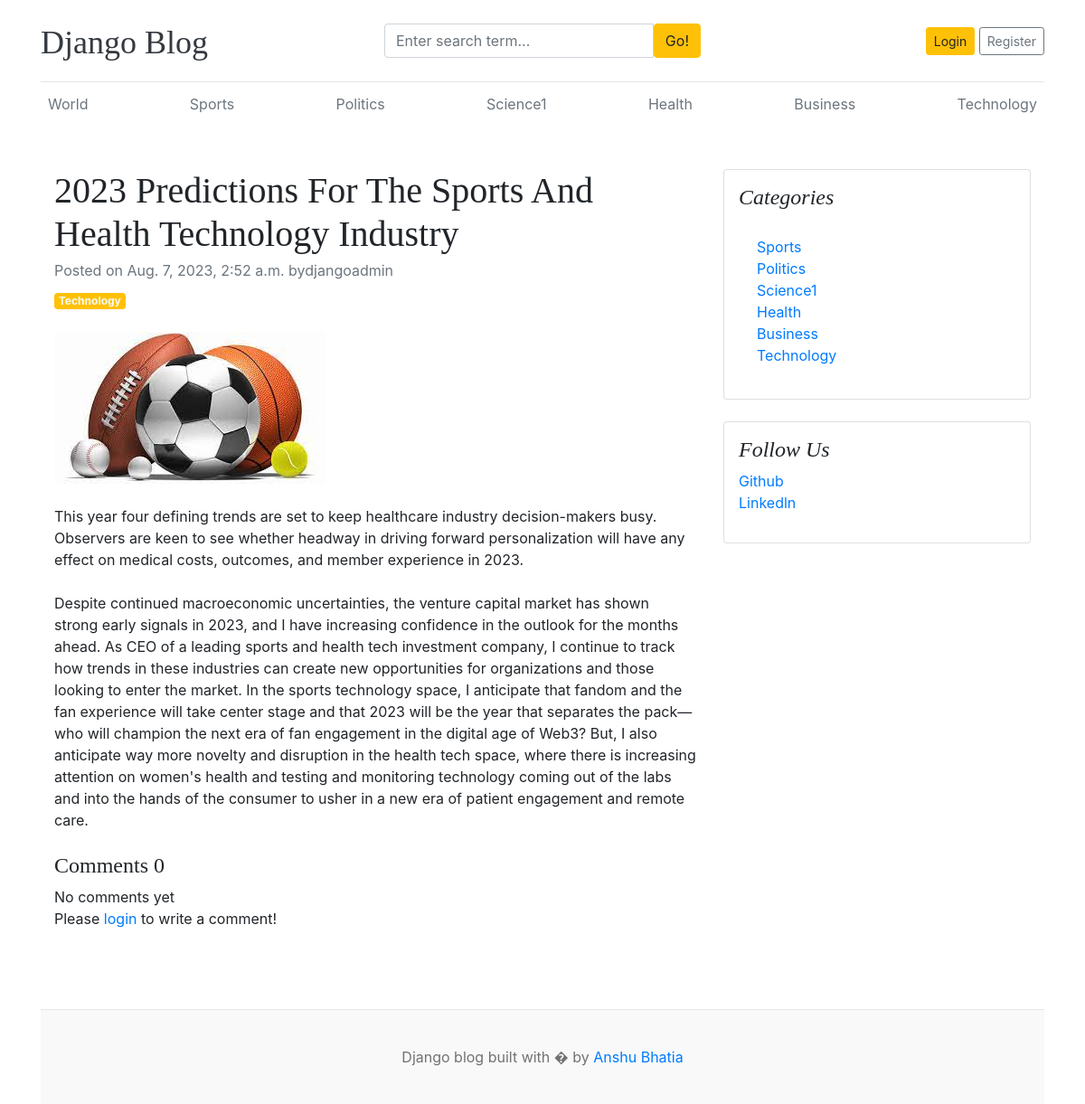
Screenshot of /blogs/2023-predictions-for-the-sports-and-health-technology-industry/ with the database file from the repository.
### blogs/models.py (models this page shows, shortened)
class Category(models.Model):
    category_name = models.CharField(max_length=50, unique=True)
    created_at = models.DateTimeField(auto_now_add=True)
    updated_at = models.DateTimeField(auto_now=True)
    class Meta:
        verbose_name_plural = "categories"
    def __str__(self):
        return self.category_name

class Blog(models.Model):
    title = models.CharField(max_length=100)
    slug = models.SlugField(max_length=150, unique=True)
    category = models.ForeignKey(Category, on_delete=models.CASCADE)
    author = models.ForeignKey(User, on_delete=models.CASCADE)
    featured_image = models.ImageField(upload_to="uploads/%Y/%m/%d")
    short_description = models.TextField(max_length=500)
    blog_body = models.TextField(max_length=2000)
    status = models.CharField(max_length=20, choices=STATUS_CHOICES, default="Draft")
    is_featured = models.BooleanField(default=False)
    created_at = models.DateTimeField(auto_now_add=True)
    updated_at = models.DateTimeField(auto_now=True)

### assignments/models.py (models this page shows, shortened)
class SocialLink(models.Model)   :
    platform = models.CharField(max_length=25)
    link = models.URLField(max_length=100)
    created_at = models.DateTimeField(auto_now_add=True)
    updated_at = models.DateTimeField(auto_now=True)

### blogs/views.py (the view, shortened to what this page needs)
# urls.py: path("blogs/<slug:slug>/", BlogsView.blogs, name="blogs"),
def blogs(request, slug):
    single_blog = get_object_or_404(Blog, slug=slug, status="Published")
    comments = Comment.objects.filter(blog=single_blog)
    comment_count = comments.count()
    context = {
        "single_blog": single_blog,
        "comments": comments,
        "comment_count": comment_count,
    }
    return render(request, "blogs.html", context)

### blogs/context_processors.py (called while the page is built)
def get_categories(request):
    categories = Category.objects.all()
    return dict(categories=categories)

def get_social_links(request):
    social_links = SocialLink.objects.all()
    return dict(social_links =social_links)

### templates/blogs.html
{% extends 'base.html' %} {% block content %}
<div class="container mt-5">
  <div class="row">
    <div class="col-lg-8">
      <article>
        <header class="mb-4">
          <h1 class="fw-bolder mb-1">{{single_blog.title}}</h1>
          <div class="text-muted fst-italic mb-2">
            Posted on {{single_blog.created_at}} by{{single_blog.author}}
          </div>
          <a class="badge bg-warning text-decoration-none text-light" href="#!"
            >{{single_blog.category}}</a
          >
        </header>
        <figure class="mb-4">
          <img
            class="img-fluid rounded"
            src="{{ single_blog.featured_image.url}}"
            alt="..."
          />
        </figure>
        <section class="mb-5">
          <p class="fs-5 mb-4">{{ single_blog.short_description}}</p>
          <p class="fs-5 mb-4">{{ single_blog.blog_body}}</p>
          <h4>Comments {{comment_count}}</h4>
          {% if comments %} {% for comment in comments%}
          <div class="card mt-1">
            <div class="card-body">
              <p class="card-text mb-0">{{comment}}</p>
              <span>
                <small>By {{comment.user}}</small>
                <small>| {{comment.created_at | timesince}} ago</small>
              </span>
            </div>
          </div>
          {%endfor%} {% else%} No comments yet {%endif%}
          <br> <div class="form-group">
            {%if user.is_authenticated %}
          <form action="" method="POST">
         {%csrf_token%}
         <div class="form-group">
            <textarea name="comment" class="form-control" placeholder="Write your comment"></textarea>
            <input type="submit" value="Submit" class="btn btn-primary mt-2">
          </div>
          </form>
          {%else%}
          <p>Please <span><a href="{%url 'login'%}"> login</a></span> to write a comment!</p>
          {%endif %}
          </div></br>
        </section>
      </article>
    </div>
    <div class="col-lg-4">
      <div class="card mb-4 p-3">
        <h4 class="font-italic">Categories</h4>
        <div class="card-body">
          <div class="row">
            <div class="col-sm-6">
              <ul class="list-unstyled mb-0">
                {% for cat in categories%}
                <li>
                  <a href="{% url 'posts_by_category' cat.id %}"
                    >{{cat.category_name}}</a
                  >
                </li>
                {% endfor %}
              </ul>
            </div>
          </div>
        </div>
      </div>
      {% if social_links %}
      <div class="card mb-4 p-3">
        <h4 class="font-italic">Follow Us</h4>
        <ol class="list-unstyled">
          {% for i in social_links %}
          <li><a href="{{i.link}}" target="_blank">{{i.platform}}</a></li>
          {% endfor %}
        </ol>
      </div>
      {% endif %}
    </div>
  </div>
</div>
{%endblock%}

### templates/base.html (shortened to what this page needs)
{% load static %}
<!DOCTYPE html>
<html lang="en">
  <head>
    <link
      href="https://getbootstrap.com/docs/4.0/dist/css/bootstrap.min.css"
      rel="stylesheet"
    />
    <link href="{% static 'css/blog.css' %}" rel="stylesheet" />
    <link rel="stylesheet" href="https://cdnjs.cloudflare.com/ajax/libs/font-awesome/4.7.0/css/font-awesome.min.css">
  </head>
  <body>
    <div class="container">
      <header class="blog-header py-3">
        <div class="row flex-nowrap justify-content-between align-items-center">
          <div class="col-4 pt-1">
            <a class="blog-header-logo text-dark" href="/">Django Blog</a>
          </div>
          <div class="col-4">
            <form action="{% url 'search'%}" method="GET">
              <div class="input-group">
                <input
                  class="form-control"
                  type="text"
                  name="keyword"
                  value="{{ keyword}}"
                  placeholder="Enter search term..."
                  aria-label="Enter search term..."
                  aria-describedby="button-search"
                />
                <button class="btn btn-warning" id="button-search" type="submit">
                  Go!
                </button>
              </div>
            </form>
          </div>
          <div class="col-4 d-flex justify-content-end align-items-center">
            {% if not user.is_authenticated%}
            <a class="btn btn-sm btn-warning" href="{%url 'login' %}">Login</a> &nbsp;
            <a class="btn btn-sm btn-outline-secondary" href="{% url 'register'%}">Register</a>
            {% else %}
            <span> <a href="{% url 'dashboard' %}">Dashboard</a></span>
            &emsp;
            <span><a href="{% url 'logout'%}">Logout</a></span>
            {% endif %}
          </div>
        </div>
      </header>
      <div class="nav-scroller py-1 mb-2">
        <nav class="nav d-flex justify-content-between">
          <a class="p-2 text-muted" href="#">World</a>
          {% for cat in categories %}
          <a class="p-2 text-muted" href="{% url 'posts_by_category' cat.id %}">{{cat.category_name}} </a>
          {% endfor %}
        </nav>
      </div>
{% block content %}
{% endblock%}
<footer class="blog-footer">
    <p>Django blog built with � by <a href="#">Anshu Bhatia</a></p>
  </footer>
</body>
</html>

### blog_main/static/css/blog.css (style rules this page uses)
.blog-header { border-bottom: 1px solid #e5e5e5; }
.blog-header-logo { font-family: "Playfair Display", Georgia, "Times New Roman", serif; font-size: 2.25rem; }
h1, h2, h3, h4, h5, h6 { font-family: "Playfair Display", Georgia, "Times New Roman", serif; }
.blog-footer { padding: 2.5rem 0; color: #727272; text-align: center; background-color: #f9f9f9; border-top: .05rem solid #e5e5e5; }
.blog-footer p:last-child { margin-bottom: 0; }

### rows the page displays
Category: category_name "Sports"
Category: category_name "Politics"
Category: category_name "Science1"
Category: category_name "Health"
Category: category_name "Business"
Category: category_name "Technology"
Blog: title "2023 Predictions For The Sports And Health Technology Industry", created_at "Aug. 7, 2023, 2:52 a.m.", author "djangoadmin", category "Technology", featured_image (picture), short_description "This year four defining trends are set to keep healthcare industry decision-makers busy. Observers are keen to see whether headway in driving forward personalization will have any effect on medical costs, outcomes, and member experience in 2023.", blog_body "Despite continued macroeconomic uncertainties, the venture capital market has shown strong early signals in 2023, and I have increasing confidence in the outlook for the months ahead. As CEO of a leading sports and health tech investment company, I continue to track how trends in these industries can create new opportunities for organizations and those looking to enter the market. In the sports technology space, I anticipate that fandom and the fan experience will take center stage and that 2023 will be the year that separates the pack—who will champion the next era of fan engagement in the digital age of Web3? But, I also anticipate way more novelty and disruption in the health tech space,…"
SocialLink: platform "Github"
SocialLink: platform "Linkedln"

### other values shown
{{ comment_count }} "0"
